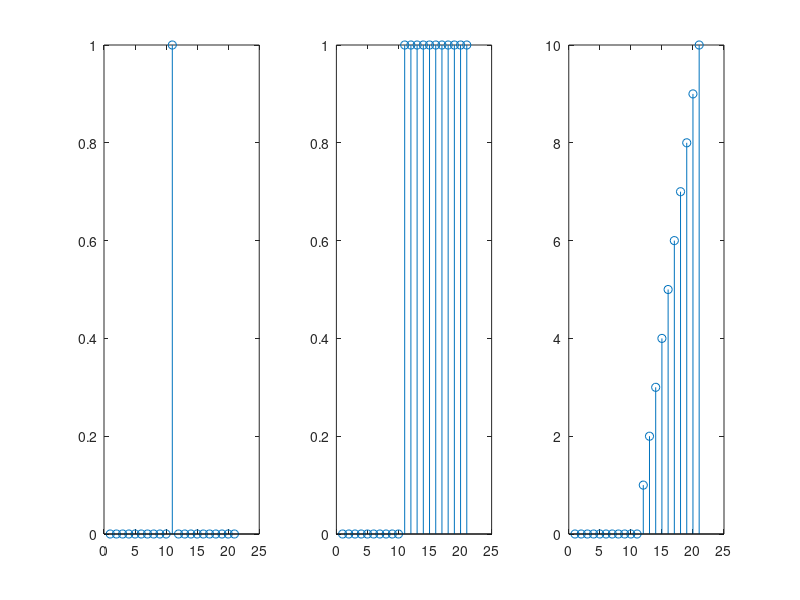
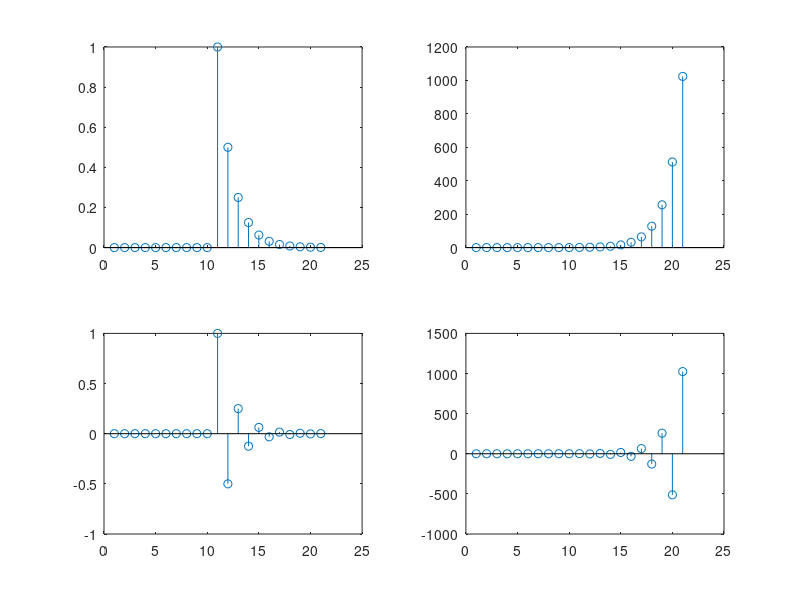

Recreate these plots in MATLAB, in order.
clc; clear; close all;
x = -10:10;
x=x';
sample = zeros(size(x,1),1);
step = zeros(size(x,1),1);
ramp = zeros(size(x,1),1);
a= [0.5,2.0,-0.5,-2.0];
ex = zeros(4,size(x,1));


for i = 1:size(x,1)
    if x(i)>=0
        step(i)=1;
        ramp(i) = x(i);
        for j=1:4
            ex(j,i) = a(j)^x(i);
        end
        if x(i)==0
            sample(i)=1;
        end
    end
end
figure;
subplot(1,3,1);
stem(sample);
subplot(1,3,2);
stem(step);
subplot(1,3,3);
stem(ramp);

figure;
for f =1:4
    subplot(2,2,f);
    stem(ex(f,:));
end